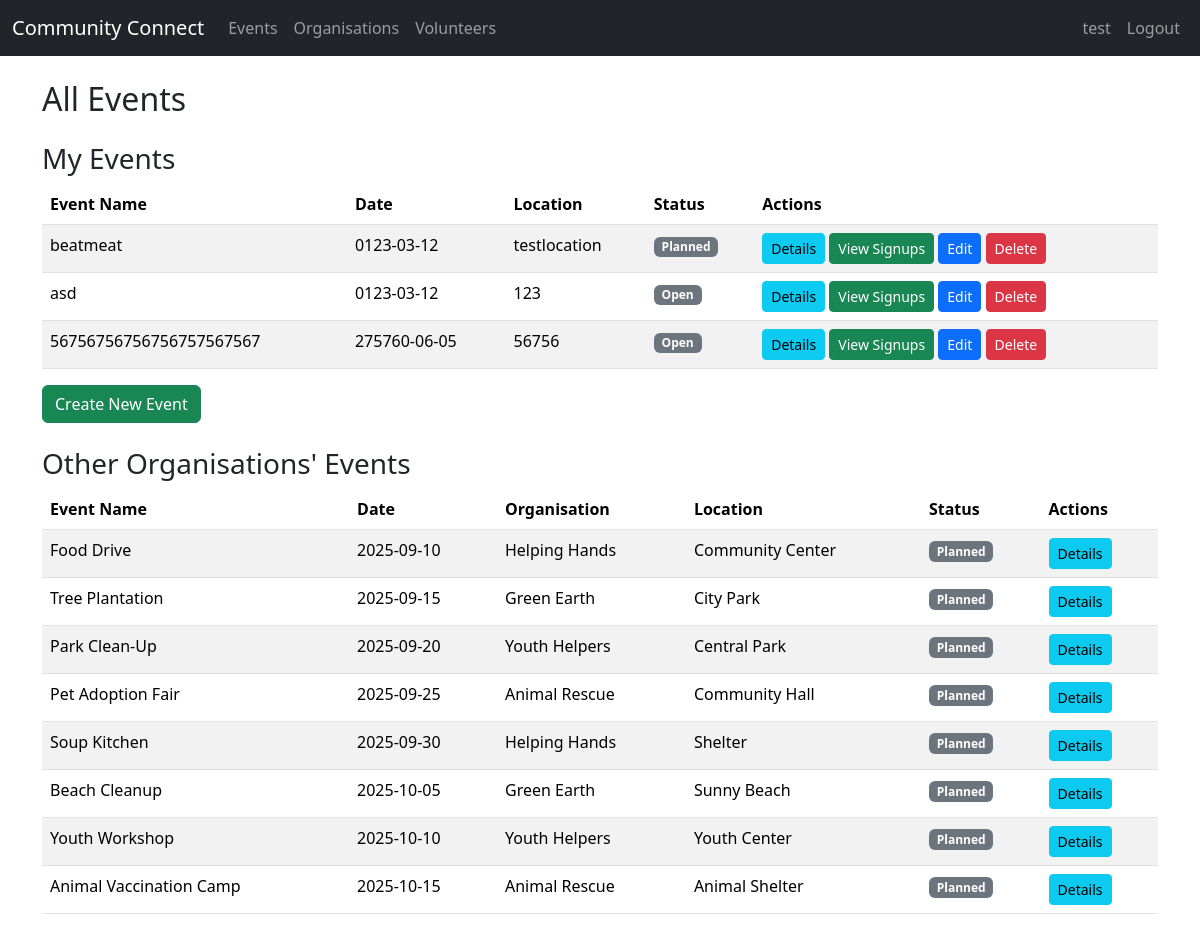
Page /events (signed in) on the committed database.
### tables this page shows
CREATE TABLE Events (
    EventID INTEGER PRIMARY KEY AUTOINCREMENT,
    OrganisationID INTEGER,
    Name TEXT NOT NULL,
    Description TEXT,
    Date DATE,
    StartTime TIME,
    EndTime TIME,
    Location TEXT,
    Status TEXT,
    FOREIGN KEY (OrganisationID) REFERENCES Organisations(OrganisationID)
);

CREATE TABLE Organisations (
    OrganisationID INTEGER PRIMARY KEY AUTOINCREMENT,
    Name TEXT NOT NULL,
    Description TEXT,
    ContactPerson TEXT,
    Email TEXT UNIQUE,
    Password TEXT,
    Phone TEXT,
    Address TEXT,
    Website TEXT,
    Logo TEXT
);

### app.py (the view, shortened to what this page needs)
@app.route("/events")
@login_required
def list_events():
    db = get_db()
    user_id = session.get('user_id')
    account_type = session.get('account_type')
    if account_type == 'organisation':
        my_events = db.execute(
            """SELECT e.*, o.Name AS OrgName
               FROM Events e
               JOIN Organisations o ON e.OrganisationID = o.OrganisationID
               WHERE e.OrganisationID = ?
               ORDER BY e.Date""",
            (user_id,)
        ).fetchall()
        other_events = db.execute(
            """SELECT e.*, o.Name AS OrgName
               FROM Events e
               JOIN Organisations o ON e.OrganisationID = o.OrganisationID
               WHERE e.OrganisationID != ?
               ORDER BY e.Date""",
            (user_id,)
        ).fetchall()
        return render_template(
            "list_events.html",
            my_events=my_events,
            other_events=other_events
        )
    return redirect(url_for('login'))

### app.py (called while the page is built)
def get_db():
    db = getattr(g, "_database", None)
    if db is None:
        db = g._database = sqlite3.connect(DATABASE)
        db.row_factory = sqlite3.Row
    return db

@app.teardown_appcontext
def close_connection(exception):
    db = getattr(g, "_database", None)
    if db is not None:
        db.close()

def login_required(f):
    @wraps(f)
    def decorated_function(*args, **kwargs):
        if "user_id" not in session:
            flash("Please log in first.", "error")
            return redirect(url_for("login"))
        return f(*args, **kwargs)
    return decorated_function

### templates/list_events.html (shortened to what this page needs)
{% extends "base.html" %}
{% block content %}
<h2 class="mb-4">All Events</h2>
{% if session.get('account_type') == 'organisation' %}
    <h3 class="mt-4">My Events</h3>
    <table class="table table-striped">
        <thead>
            <tr>
                <th>Event Name</th>
                <th>Date</th>
                <th>Location</th>
                <th>Status</th>
                <th>Actions</th>
            </tr>
        </thead>
        <tbody>
            {% for event in my_events %}
            <tr>
                <td>{{ event.Name }}</td>
                <td>{{ event.Date }}</td>
                <td>{{ event.Location }}</td>
                <td><span class="badge bg-secondary">{{ event.Status }}</span></td>
                <td>
                    <a href="{{ url_for('view_event', event_id=event.EventID) }}" class="btn btn-sm btn-info">Details</a>
                    <a href="{{ url_for('view_event_signups', event_id=event.EventID) }}" class="btn btn-sm btn-success">View Signups</a>
                    <a href="{{ url_for('edit_event', event_id=event.EventID) }}" class="btn btn-sm btn-primary">Edit</a>
                    <form action="{{ url_for('delete_event', event_id=event.EventID) }}" method="POST" class="d-inline">
                        <button type="submit" class="btn btn-sm btn-danger" onclick="return confirm('Are you sure?');">Delete</button>
                    </form>
                </td>
            </tr>
            {% else %}
            <tr>
                <td colspan="4">No events found.</td>
            </tr>
            {% endfor %}
        </tbody>
    </table>
    <a href="{{ url_for('add_event') }}" class="btn btn-success">Create New Event</a>
    <h3 class="mt-4">Other Organisations' Events</h3>
    <table class="table table-striped">
        <thead>
            <tr>
                <th>Event Name</th>
                <th>Date</th>
                <th>Organisation</th>
                <th>Location</th>
                <th>Status</th>
                <th>Actions</th>
            </tr>
        </thead>
        <tbody>
            {% for event in other_events %}
            <tr>
                <td>{{ event.Name }}</td>
                <td>{{ event.Date }}</td>
                <td>{{ event.OrgName }}</td>
                <td>{{ event.Location }}</td>
                <td><span class="badge bg-secondary">{{ event.Status }}</span></td>
                <td>
                    <a href="{{ url_for('view_event', event_id=event.EventID) }}" class="btn btn-sm btn-info">Details</a>
                </td>
            </tr>
            {% else %}
            <tr>
                <td colspan="5">No events found.</td>
            </tr>
            {% endfor %}
        </tbody>
    </table>
{% endif %}
{% endblock %}

### rows in the picture
Events: Name "beatmeat", Date "0123-03-12", Location "testlocation", Status "Planned"
Events: Name "asd", Date "0123-03-12", Location "123", Status "Open"
Events: Name "56756756756756757567567", Date "275760-06-05", Location "56756", Status "Open"
Events: Name "Food Drive", Date "2025-09-10", OrgName "Helping Hands", Location "Community Center", Status "Planned"
Events: Name "Tree Plantation", Date "2025-09-15", OrgName "Green Earth", Location "City Park", Status "Planned"
Events: Name "Park Clean-Up", Date "2025-09-20", OrgName "Youth Helpers", Location "Central Park", Status "Planned"
Events: Name "Pet Adoption Fair", Date "2025-09-25", OrgName "Animal Rescue", Location "Community Hall", Status "Planned"
Events: Name "Soup Kitchen", Date "2025-09-30", OrgName "Helping Hands", Location "Shelter", Status "Planned"
Events: Name "Beach Cleanup", Date "2025-10-05", OrgName "Green Earth", Location "Sunny Beach", Status "Planned"
Events: Name "Youth Workshop", Date "2025-10-10", OrgName "Youth Helpers", Location "Youth Center", Status "Planned"
Events: Name "Animal Vaccination Camp", Date "2025-10-15", OrgName "Animal Rescue", Location "Animal Shelter", Status "Planned"

### other values in the picture
{{ session.get('name', 'Dashboard') }} "test"
